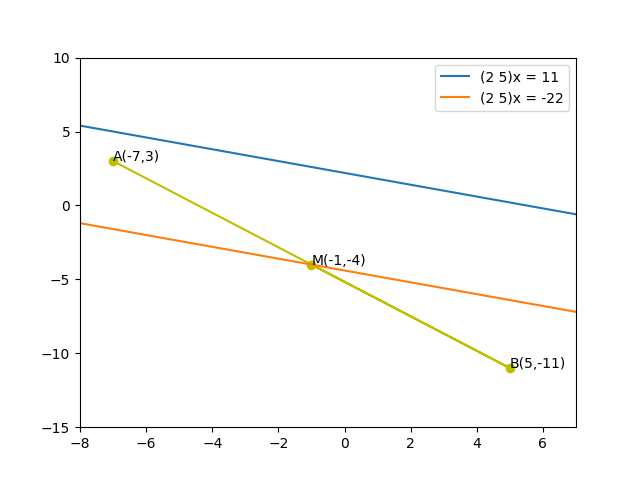

Python code for this plot:
import numpy as np
import math
import matplotlib.pyplot as plt

x = np.linspace(-8,7,100)
n = np.array([2,5])    #directional vector  n = np.array([a, b])
A = np.array([-7,3])   #given first vector
B = np.array([5,-11])  #given second vector
                        #X = np.array([x,y])   vector line passing through
                        # equation of line n^T X  = c 
                        # parellel so directional vector will be same for both
M = (A + B)/2           # passing through mid point of A and B
c = np.dot(n, M)        # M will satisfy that equation
print('M = ', M)
print(c)

# equation of line 
# y = (-a/b)*x + c/b

y1 = (-2/5)*x + 11/5
y2 = (-2/5)*x + c/5
x3 = [A[0], B[0], M[0]]
y3 = [A[1], B[1], M[1]]

plt.plot(x3,y3,'-oy')
plt.plot(x, y1, label='(2 5)x = 11')
plt.plot(x, y2, label='(2 5)x = -22')
plt.annotate("A(-7,3)", (-7,3))
plt.annotate("B(5,-11)", (5, -11))
plt.annotate("M(-1,-4)", (-1, -4))
plt.xlim(-8, 7)
plt.ylim(-15, 10)
plt.legend(loc='upper right')
plt.show()
